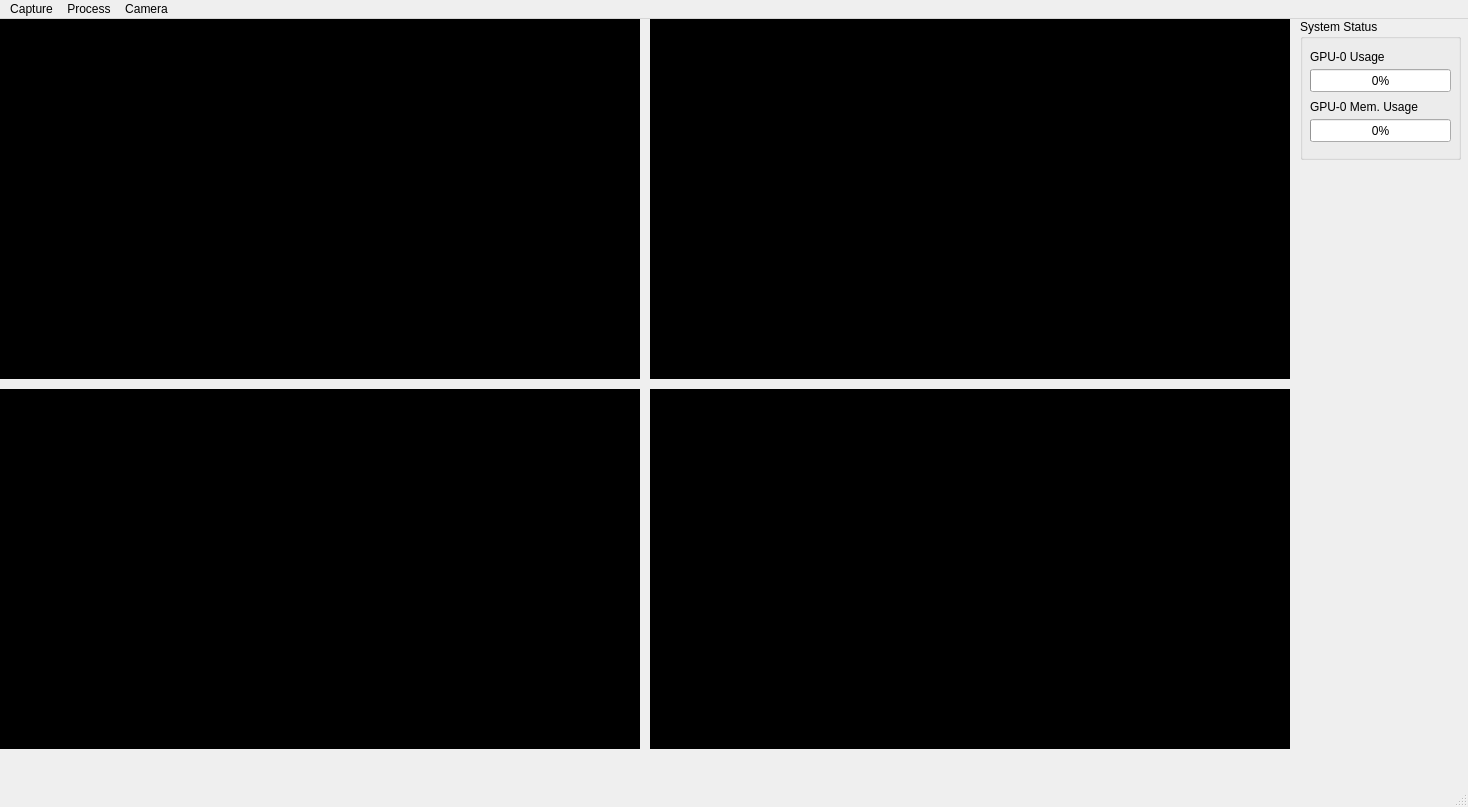
<?xml version="1.0" encoding="UTF-8"?>
<ui version="4.0">
 <class>MainWindow</class>
 <widget class="QMainWindow" name="MainWindow">
  <property name="geometry">
   <rect>
    <x>0</x>
    <y>0</y>
    <width>1468</width>
    <height>807</height>
   </rect>
  </property>
  <property name="windowTitle">
   <string>In-Cabin Camera Monitor &amp; Data Extractor</string>
  </property>
  <property name="styleSheet">
   <string notr="true"/>
  </property>
  <widget class="QWidget" name="centralwidget">
   <widget class="QLabel" name="window_camera_2">
    <property name="geometry">
     <rect>
      <x>650</x>
      <y>0</y>
      <width>640</width>
      <height>360</height>
     </rect>
    </property>
    <property name="styleSheet">
     <string notr="true">background-color: rgb(0, 0, 0);</string>
    </property>
    <property name="text">
     <string>Camera #2</string>
    </property>
    <property name="alignment">
     <set>Qt::AlignCenter</set>
    </property>
   </widget>
   <widget class="QLabel" name="window_camera_3">
    <property name="geometry">
     <rect>
      <x>0</x>
      <y>370</y>
      <width>640</width>
      <height>360</height>
     </rect>
    </property>
    <property name="styleSheet">
     <string notr="true">background-color: rgb(0, 0, 0);</string>
    </property>
    <property name="text">
     <string>Camera #3</string>
    </property>
    <property name="alignment">
     <set>Qt::AlignCenter</set>
    </property>
   </widget>
   <widget class="QLabel" name="window_camera_4">
    <property name="geometry">
     <rect>
      <x>650</x>
      <y>370</y>
      <width>640</width>
      <height>360</height>
     </rect>
    </property>
    <property name="styleSheet">
     <string notr="true">background-color: rgb(0, 0, 0);</string>
    </property>
    <property name="text">
     <string>Camera #4</string>
    </property>
    <property name="alignment">
     <set>Qt::AlignCenter</set>
    </property>
   </widget>
   <widget class="QLabel" name="window_camera_1">
    <property name="geometry">
     <rect>
      <x>0</x>
      <y>0</y>
      <width>640</width>
      <height>360</height>
     </rect>
    </property>
    <property name="styleSheet">
     <string notr="true">background-color: rgb(0, 0, 0);</string>
    </property>
    <property name="text">
     <string>Camera #1</string>
    </property>
    <property name="alignment">
     <set>Qt::AlignCenter</set>
    </property>
   </widget>
   <widget class="QGroupBox" name="groupBox">
    <property name="geometry">
     <rect>
      <x>1300</x>
      <y>0</y>
      <width>161</width>
      <height>141</height>
     </rect>
    </property>
    <property name="title">
     <string>System Status</string>
    </property>
    <widget class="QProgressBar" name="progress_gpu_usage">
     <property name="geometry">
      <rect>
       <x>10</x>
       <y>50</y>
       <width>141</width>
       <height>23</height>
      </rect>
     </property>
     <property name="value">
      <number>0</number>
     </property>
    </widget>
    <widget class="QLabel" name="label">
     <property name="geometry">
      <rect>
       <x>10</x>
       <y>30</y>
       <width>101</width>
       <height>16</height>
      </rect>
     </property>
     <property name="text">
      <string>GPU-0 Usage</string>
     </property>
    </widget>
    <widget class="QLabel" name="label_2">
     <property name="geometry">
      <rect>
       <x>10</x>
       <y>80</y>
       <width>131</width>
       <height>16</height>
      </rect>
     </property>
     <property name="text">
      <string>GPU-0 Mem. Usage</string>
     </property>
    </widget>
    <widget class="QProgressBar" name="progress_gpu_mem_usage">
     <property name="geometry">
      <rect>
       <x>10</x>
       <y>100</y>
       <width>141</width>
       <height>23</height>
      </rect>
     </property>
     <property name="value">
      <number>0</number>
     </property>
    </widget>
   </widget>
  </widget>
  <widget class="QMenuBar" name="menubar">
   <property name="geometry">
    <rect>
     <x>0</x>
     <y>0</y>
     <width>1468</width>
     <height>43</height>
    </rect>
   </property>
   <widget class="QMenu" name="menuControl">
    <property name="title">
     <string>Capture</string>
    </property>
    <widget class="QMenu" name="menuCapture_Image_after_time_delay_png">
     <property name="title">
      <string>Capture Image after time delay(*.png)</string>
     </property>
     <addaction name="actionCaptureAfter10s"/>
     <addaction name="actionCaptureAfter20s"/>
     <addaction name="actionCaptureAfter30s"/>
    </widget>
    <addaction name="actionStartDataRecording"/>
    <addaction name="actionStopDataRecording"/>
    <addaction name="separator"/>
    <addaction name="actionCapture_Image"/>
    <addaction name="actionCapture_Image_with_Keypoints"/>
    <addaction name="menuCapture_Image_after_time_delay_png"/>
    <addaction name="separator"/>
    <addaction name="actionExit"/>
   </widget>
   <widget class="QMenu" name="menuHPE">
    <property name="title">
     <string>Process</string>
    </property>
    <widget class="QMenu" name="menuHPE_Model">
     <property name="title">
      <string>HPE Model</string>
     </property>
     <addaction name="actionYOLOv8n_pose"/>
     <addaction name="actionYOLOv8s_pose"/>
     <addaction name="actionYOLOv8m_pose"/>
     <addaction name="actionYOLOv8l_pose"/>
     <addaction name="actionYOLOv8x_pose"/>
    </widget>
    <addaction name="menuHPE_Model"/>
    <addaction name="separator"/>
    <addaction name="actionShow_Keypoints"/>
   </widget>
   <widget class="QMenu" name="menuCamera">
    <property name="title">
     <string>Camera</string>
    </property>
    <addaction name="actionConnect_All"/>
   </widget>
   <addaction name="menuControl"/>
   <addaction name="menuHPE"/>
   <addaction name="menuCamera"/>
  </widget>
  <widget class="QStatusBar" name="statusbar"/>
  <action name="actionStartDataRecording">
   <property name="text">
    <string>Start Data Recording</string>
   </property>
  </action>
  <action name="actionStopDataRecording">
   <property name="text">
    <string>Stop Data Recording</string>
   </property>
  </action>
  <action name="actionCapture_Image">
   <property name="text">
    <string>Capture Image(*.png)</string>
   </property>
  </action>
  <action name="actionShow_Keypoints">
   <property name="checkable">
    <bool>true</bool>
   </property>
   <property name="checked">
    <bool>true</bool>
   </property>
   <property name="text">
    <string>Show Keypoints</string>
   </property>
  </action>
  <action name="actionYOLOv8n_pose">
   <property name="checkable">
    <bool>true</bool>
   </property>
   <property name="text">
    <string>YOLOv8n-pose</string>
   </property>
  </action>
  <action name="actionYOLOv8s_pose">
   <property name="checkable">
    <bool>true</bool>
   </property>
   <property name="text">
    <string>YOLOv8s-pose</string>
   </property>
  </action>
  <action name="actionExit">
   <property name="icon">
    <iconset theme="application-exit"/>
   </property>
   <property name="text">
    <string>Exit</string>
   </property>
   <property name="shortcut">
    <string>Meta+X</string>
   </property>
  </action>
  <action name="actionYOLOv8m_pose">
   <property name="text">
    <string>YOLOv8m-pose</string>
   </property>
  </action>
  <action name="actionYOLOv8l_pose">
   <property name="text">
    <string>YOLOv8l-pose</string>
   </property>
  </action>
  <action name="actionYOLOv8x_pose">
   <property name="text">
    <string>YOLOv8x-pose</string>
   </property>
  </action>
  <action name="actionConnect_All">
   <property name="text">
    <string>Connect All</string>
   </property>
  </action>
  <action name="actionCapture_Image_with_Keypoints">
   <property name="text">
    <string>Capture Image with Keypoints(*.png)</string>
   </property>
  </action>
  <action name="actionStart_Video_Recording_with_HPE">
   <property name="text">
    <string>Start Video Recording with HPE</string>
   </property>
  </action>
  <action name="actionStop_Video_Recording_with_HPE">
   <property name="text">
    <string>Stop Video Recording with HPE</string>
   </property>
  </action>
  <action name="actionCaptureAfter10s">
   <property name="text">
    <string>10s</string>
   </property>
  </action>
  <action name="actionCaptureAfter20s">
   <property name="text">
    <string>20s</string>
   </property>
  </action>
  <action name="actionCaptureAfter30s">
   <property name="text">
    <string>30s</string>
   </property>
  </action>
 </widget>
 <resources/>
 <connections/>
</ui>
